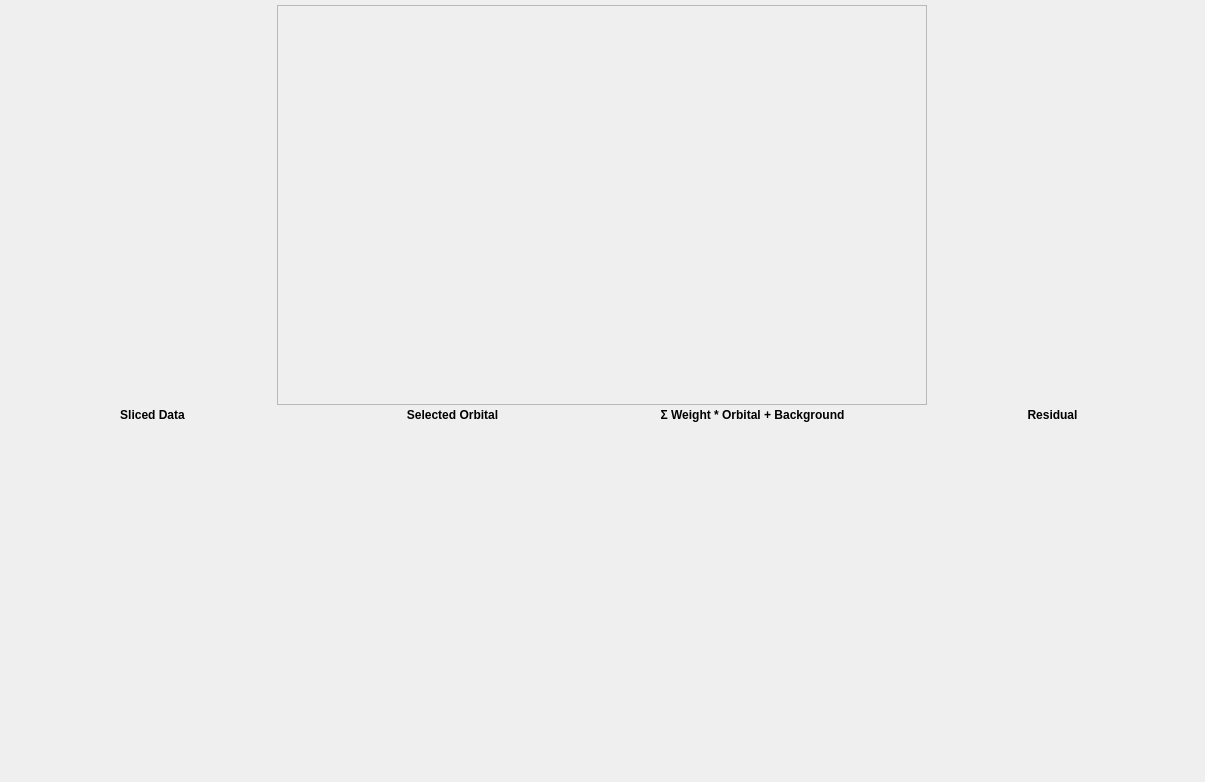
<?xml version="1.0" encoding="UTF-8"?>
<ui version="4.0">
 <class>lmfittab</class>
 <widget class="QWidget" name="lmfittab">
  <property name="geometry">
   <rect>
    <x>0</x>
    <y>0</y>
    <width>1205</width>
    <height>782</height>
   </rect>
  </property>
  <property name="minimumSize">
   <size>
    <width>0</width>
    <height>0</height>
   </size>
  </property>
  <property name="maximumSize">
   <size>
    <width>16777215</width>
    <height>16777215</height>
   </size>
  </property>
  <property name="windowTitle">
   <string>Form</string>
  </property>
  <layout class="QVBoxLayout" name="verticalLayout" stretch="0,0">
   <property name="spacing">
    <number>3</number>
   </property>
   <property name="leftMargin">
    <number>5</number>
   </property>
   <property name="topMargin">
    <number>5</number>
   </property>
   <property name="rightMargin">
    <number>5</number>
   </property>
   <property name="bottomMargin">
    <number>5</number>
   </property>
   <item>
    <layout class="QHBoxLayout" name="layout">
     <item>
      <widget class="QScrollArea" name="scroll_area">
       <property name="sizePolicy">
        <sizepolicy hsizetype="Fixed" vsizetype="Expanding">
         <horstretch>0</horstretch>
         <verstretch>0</verstretch>
        </sizepolicy>
       </property>
       <property name="minimumSize">
        <size>
         <width>650</width>
         <height>0</height>
        </size>
       </property>
       <property name="maximumSize">
        <size>
         <width>650</width>
         <height>16777215</height>
        </size>
       </property>
       <property name="baseSize">
        <size>
         <width>0</width>
         <height>0</height>
        </size>
       </property>
       <property name="widgetResizable">
        <bool>true</bool>
       </property>
       <widget class="QWidget" name="layout_7">
        <property name="geometry">
         <rect>
          <x>0</x>
          <y>0</y>
          <width>648</width>
          <height>381</height>
         </rect>
        </property>
       </widget>
      </widget>
     </item>
    </layout>
   </item>
   <item>
    <layout class="QHBoxLayout" name="layout_2">
     <property name="spacing">
      <number>5</number>
     </property>
     <item>
      <layout class="QVBoxLayout" name="layout_6">
       <item>
        <widget class="QLabel" name="sliced_label">
         <property name="sizePolicy">
          <sizepolicy hsizetype="Preferred" vsizetype="Maximum">
           <horstretch>0</horstretch>
           <verstretch>0</verstretch>
          </sizepolicy>
         </property>
         <property name="font">
          <font>
           <weight>75</weight>
           <bold>true</bold>
          </font>
         </property>
         <property name="toolTip">
          <string>Displays the current slice from the sliced data loaded.

The slice has been interpolated and, if checked, also smoothed.</string>
         </property>
         <property name="text">
          <string>Sliced Data</string>
         </property>
         <property name="alignment">
          <set>Qt::AlignCenter</set>
         </property>
        </widget>
       </item>
       <item>
        <widget class="PyQtGraphPlot" name="sliced_plot" native="true">
         <property name="sizePolicy">
          <sizepolicy hsizetype="Expanding" vsizetype="Expanding">
           <horstretch>0</horstretch>
           <verstretch>0</verstretch>
          </sizepolicy>
         </property>
         <property name="minimumSize">
          <size>
           <width>0</width>
           <height>200</height>
          </size>
         </property>
         <property name="maximumSize">
          <size>
           <width>16777215</width>
           <height>350</height>
          </size>
         </property>
        </widget>
       </item>
      </layout>
     </item>
     <item>
      <layout class="QVBoxLayout" name="layout_5">
       <item>
        <widget class="QLabel" name="selected_label">
         <property name="sizePolicy">
          <sizepolicy hsizetype="Preferred" vsizetype="Maximum">
           <horstretch>0</horstretch>
           <verstretch>0</verstretch>
          </sizepolicy>
         </property>
         <property name="font">
          <font>
           <weight>75</weight>
           <bold>true</bold>
          </font>
         </property>
         <property name="toolTip">
          <string>Displays the currently selected orbital.

The calculation has been performed with the &quot;initial&quot; values.

The kmap displayed has been interpolated and, if checked, smoothed. </string>
         </property>
         <property name="text">
          <string>Selected Orbital</string>
         </property>
         <property name="alignment">
          <set>Qt::AlignCenter</set>
         </property>
        </widget>
       </item>
       <item>
        <widget class="PyQtGraphPlot" name="selected_plot" native="true">
         <property name="sizePolicy">
          <sizepolicy hsizetype="Expanding" vsizetype="Expanding">
           <horstretch>0</horstretch>
           <verstretch>0</verstretch>
          </sizepolicy>
         </property>
         <property name="minimumSize">
          <size>
           <width>0</width>
           <height>200</height>
          </size>
         </property>
         <property name="maximumSize">
          <size>
           <width>16777215</width>
           <height>350</height>
          </size>
         </property>
        </widget>
       </item>
      </layout>
     </item>
     <item>
      <layout class="QVBoxLayout" name="layout_4">
       <item>
        <widget class="QLabel" name="sum_label">
         <property name="sizePolicy">
          <sizepolicy hsizetype="Preferred" vsizetype="Maximum">
           <horstretch>0</horstretch>
           <verstretch>0</verstretch>
          </sizepolicy>
         </property>
         <property name="font">
          <font>
           <weight>75</weight>
           <bold>true</bold>
          </font>
         </property>
         <property name="text">
          <string>Σ Weight * Orbital + Background</string>
         </property>
         <property name="alignment">
          <set>Qt::AlignCenter</set>
         </property>
        </widget>
       </item>
       <item>
        <widget class="PyQtGraphPlot" name="sum_plot" native="true">
         <property name="sizePolicy">
          <sizepolicy hsizetype="Expanding" vsizetype="Expanding">
           <horstretch>0</horstretch>
           <verstretch>0</verstretch>
          </sizepolicy>
         </property>
         <property name="minimumSize">
          <size>
           <width>0</width>
           <height>200</height>
          </size>
         </property>
         <property name="maximumSize">
          <size>
           <width>16777215</width>
           <height>350</height>
          </size>
         </property>
        </widget>
       </item>
      </layout>
     </item>
     <item>
      <layout class="QVBoxLayout" name="layout_3">
       <item>
        <widget class="QLabel" name="residual_label">
         <property name="sizePolicy">
          <sizepolicy hsizetype="Preferred" vsizetype="Maximum">
           <horstretch>0</horstretch>
           <verstretch>0</verstretch>
          </sizepolicy>
         </property>
         <property name="font">
          <font>
           <weight>75</weight>
           <bold>true</bold>
          </font>
         </property>
         <property name="toolTip">
          <string>&lt;html&gt;&lt;head/&gt;&lt;body&gt;&lt;p&gt;Sliced Data - Σ Weight * Orbital - Background&lt;/p&gt;&lt;p&gt;&lt;br/&gt;&lt;/p&gt;&lt;p&gt;Displays the current reduced Chi^2 value of the data displayed&lt;/p&gt;&lt;p&gt;in the residual plot (region restriction, interpolation etc. already included).&lt;/p&gt;&lt;p&gt;&lt;br/&gt;&lt;/p&gt;&lt;p&gt;Reduced Chi^2 = Data^2 / (N-n)&lt;/p&gt;&lt;p&gt;N ... Number of non-nan and non-zero data points.&lt;/p&gt;&lt;p&gt;n ... Degrees of freedom (number of parameters set to vary).&lt;/p&gt;&lt;/body&gt;&lt;/html&gt;</string>
         </property>
         <property name="text">
          <string>Residual</string>
         </property>
         <property name="alignment">
          <set>Qt::AlignCenter</set>
         </property>
        </widget>
       </item>
       <item>
        <widget class="PyQtGraphPlot" name="residual_plot" native="true">
         <property name="sizePolicy">
          <sizepolicy hsizetype="Expanding" vsizetype="Expanding">
           <horstretch>0</horstretch>
           <verstretch>0</verstretch>
          </sizepolicy>
         </property>
         <property name="minimumSize">
          <size>
           <width>0</width>
           <height>200</height>
          </size>
         </property>
         <property name="maximumSize">
          <size>
           <width>16777215</width>
           <height>350</height>
          </size>
         </property>
        </widget>
       </item>
      </layout>
     </item>
    </layout>
   </item>
  </layout>
 </widget>
 <customwidgets>
  <customwidget>
   <class>PyQtGraphPlot</class>
   <extends>QWidget</extends>
   <header>kmap/controller/pyqtgraphplot</header>
   <container>1</container>
  </customwidget>
 </customwidgets>
 <resources/>
 <connections/>
</ui>
